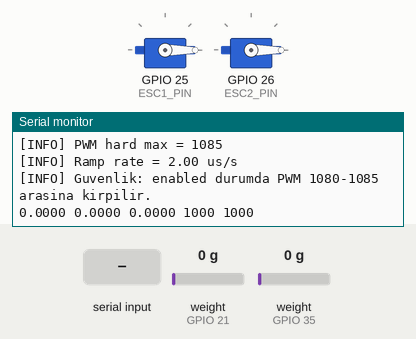
This sketch was run on a simulated ESP32. Parts: 2 × servo, the last lines printed to the serial monitor. The test bench sets the inputs (shaded band); at power-on: weight on the scale (sensors on GPIO 21, GPIO 35) 0 g.

Above: at 16.5 s.
16.6 s: "den 1085\n" received over Serial
At 17.6 s:
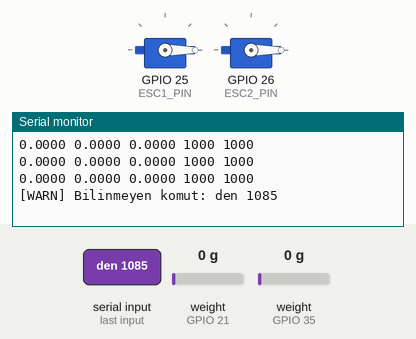
18.6 s: "p\n" received over Serial
At 19.3 s:
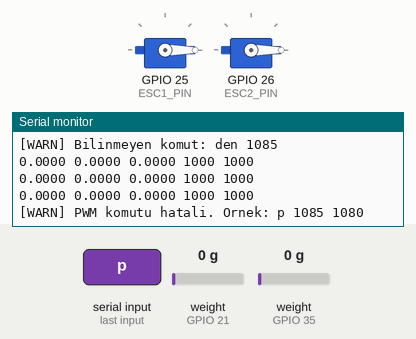
20.4 s: "90 45\n" received over Serial
At 21.2 s:
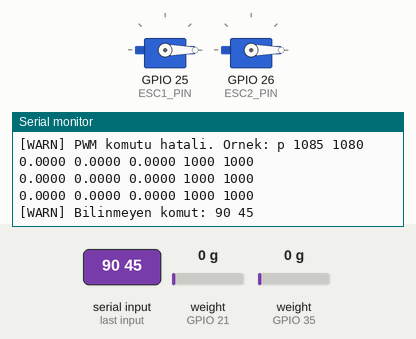

The sketch:

sketch_jun19a.ino
```cpp
#include <Arduino.h>
#include <ESP32Servo.h>
#include "HX711.h"
#include <math.h>

// =====================================================
//                      LOAD CELLS
// =====================================================
HX711 scale1;
HX711 scale2;

#define DT1  21
#define SCK1 19

// GPIO35 input-only oldugu icin sadece DT/DOUT olabilir.
// SCK output olmak zorunda, bu yuzden GPIO32 kullanildi.
#define DT2  35
#define SCK2 32

float counts_per_gram_1 = 413.200867f;
float counts_per_gram_2 = 416.686218f;

float r = 0.03f;   // moment kolu, metre

const int AVG_SAMPLES = 3;

// =====================================================
//                         ESC
// =====================================================
Servo esc1;
Servo esc2;

const int ESC1_PIN   = 25;
const int ESC2_PIN   = 26;
const int ESC_MIN_US = 1000;
const int ESC_MAX_US = 2000;

// Bizim guvenli bias / neutral PWM degerimiz
const int MOTOR_BIAS_US = 1080;

// Ilk test icin sert ust limit.
// Motorlar 1085 ustune cikamaz.
const int PWM_HARD_MAX_US = 1085;

// Enable sonrasi ilk kalkis PWM'i
const int MOTOR_START_US = 1080;

// Ramp hizi
// 2 us/s: 1080'den 1085'e yaklasik 2.5 saniye
float US_RAMP_RATE = 2.0f;   // us/s

const uint32_t HOLD_OFF_MS = 3000;

// ROS/PC komutu kesilirse guvenlik stop.
// Sadece remote p komutlari basladiktan sonra aktif olur.
const uint32_t REMOTE_TIMEOUT_MS = 8000;

volatile bool stop_latched = true;
bool remote_control_active = false;

// ESC'ye gonderilecek integer PWM degerleri
int us_cmd1 = ESC_MIN_US;
int us_cmd2 = ESC_MIN_US;

// Ramp icin float PWM degerleri
float us_cmd1_f = ESC_MIN_US;
float us_cmd2_f = ESC_MIN_US;

// ROS/PC tarafindan istenen hedef PWM
int target_us1 = MOTOR_BIAS_US;
int target_us2 = MOTOR_BIAS_US;

uint32_t t0_ms = 0;
uint32_t last_us_t = 0;
uint32_t last_remote_cmd_ms = 0;

// =====================================================
//                    YARDIMCI FONKS.
// =====================================================
void send_min() {
  esc1.writeMicroseconds(ESC_MIN_US);
  esc2.writeMicroseconds(ESC_MIN_US);
}

void reset_pwm_commands() {
  us_cmd1 = ESC_MIN_US;
  us_cmd2 = ESC_MIN_US;

  us_cmd1_f = ESC_MIN_US;
  us_cmd2_f = ESC_MIN_US;
}

int clamp_enabled_pwm(int us) {
  // Guvenlik: enabled durumda motorlar 1080 altina dusmesin,
  // 1085 ustune cikmasin.
  if (us < MOTOR_BIAS_US) return MOTOR_BIAS_US;
  if (us > PWM_HARD_MAX_US) return PWM_HARD_MAX_US;
  return us;
}

void set_targets(int p1, int p2) {
  target_us1 = clamp_enabled_pwm(p1);
  target_us2 = clamp_enabled_pwm(p2);
}

void enable_system(bool remote_mode = false) {
  stop_latched = false;
  remote_control_active = remote_mode;

  reset_pwm_commands();

  t0_ms = millis();
  last_us_t = micros();

  send_min();

  Serial.println("[CMD] ENABLE");
  Serial.println("[CMD] 3 saniye sonra motorlar bias PWM seviyesine cikacak.");
}

void stop_system(const char* reason = "STOP") {
  stop_latched = true;
  remote_control_active = false;

  target_us1 = MOTOR_BIAS_US;
  target_us2 = MOTOR_BIAS_US;

  reset_pwm_commands();
  send_min();

  Serial.print("[CMD] ");
  Serial.println(reason);
}

void esc_arm() {
  Serial.println("[ESC] Arm bekleniyor (5s)...");
  send_min();
  delay(5000);
  Serial.println("[ESC] Arm tamam.");
}

void tareBoth(int samples = 40) {
  Serial.println("[LOADCELL] Platform BOS olsun. Tare yapiliyor...");
  delay(2000);
  scale1.tare(samples);
  scale2.tare(samples);
  Serial.println("[LOADCELL] Tare tamam.");
}

// =====================================================
//                    SERIAL KOMUTLAR
// =====================================================
// Desteklenen komutlar:
// e
// s
// t
// p 1085 1080
//
// p komutu ROS/Ubuntu tarafindan surekli gonderilecek.
// Ornek:
// p 1080 1080
// p 1085 1080
// p 1080 1085
// =====================================================
void handle_serial_now() {
  while (Serial.available()) {
    String line = Serial.readStringUntil('\n');
    line.trim();

    if (line.length() == 0) {
      continue;
    }

    char c = line.charAt(0);

    if (c == 's' || c == 'S') {
      stop_system("STOP");
      continue;
    }

    if (c == 'e' || c == 'E') {
      target_us1 = MOTOR_BIAS_US;
      target_us2 = MOTOR_BIAS_US;
      enable_system(false);
      continue;
    }

    if (c == 't' || c == 'T') {
      tareBoth();
      continue;
    }

    if (c == 'p' || c == 'P') {
      int firstSpace = line.indexOf(' ');
      int secondSpace = line.indexOf(' ', firstSpace + 1);

      if (firstSpace < 0 || secondSpace < 0) {
        Serial.println("[WARN] PWM komutu hatali. Ornek: p 1085 1080");
        continue;
      }

      int p1 = line.substring(firstSpace + 1, secondSpace).toInt();
      int p2 = line.substring(secondSpace + 1).toInt();

      set_targets(p1, p2);

      last_remote_cmd_ms = millis();

      // Eger sistem stop durumundaysa, p komutu otomatik enable etsin.
      // Boylece Ubuntu'da --target 45 yazinca motorlar kendisi baslar.
      if (stop_latched) {
        enable_system(true);
      } else {
        remote_control_active = true;
      }

      Serial.print("[CMD] PWM_TARGET ");
      Serial.print(target_us1);
      Serial.print(" ");
      Serial.println(target_us2);

      continue;
    }

    Serial.print("[WARN] Bilinmeyen komut: ");
    Serial.println(line);
  }
}

// =====================================================
//                         SETUP
// =====================================================
void setup() {
  Serial.begin(115200);
  Serial.setTimeout(5);
  delay(300);

  scale1.begin(DT1, SCK1);
  scale2.begin(DT2, SCK2);

  ESP32PWM::allocateTimer(0);
  ESP32PWM::allocateTimer(1);

  esc1.setPeriodHertz(50);
  esc2.setPeriodHertz(50);

  esc1.attach(ESC1_PIN, ESC_MIN_US, ESC_MAX_US);
  esc2.attach(ESC2_PIN, ESC_MIN_US, ESC_MAX_US);

  reset_pwm_commands();

  esc_arm();

  t0_ms = millis();
  last_us_t = micros();

  tareBoth();

  Serial.println("[INFO] Hazir.");
  Serial.println("[INFO] Komutlar:");
  Serial.println("  e              : enable, bias PWM");
  Serial.println("  s              : stop");
  Serial.println("  t              : tare");
  Serial.println("  p PWM1 PWM2    : remote PWM command, ornek: p 1085 1080");

  Serial.print("[INFO] Motor bias PWM = ");
  Serial.println(MOTOR_BIAS_US);

  Serial.print("[INFO] PWM hard max = ");
  Serial.println(PWM_HARD_MAX_US);

  Serial.print("[INFO] Ramp rate = ");
  Serial.print(US_RAMP_RATE);
  Serial.println(" us/s");

  Serial.println("[INFO] Guvenlik: enabled durumda PWM 1080-1085 arasina kirpilir.");
}

// =====================================================
//                         LOOP
// =====================================================
void loop() {
  handle_serial_now();

  // Remote kontrol aktifken komut kesilirse stop
  if (
    remote_control_active &&
    !stop_latched &&
    (millis() - t0_ms > HOLD_OFF_MS) &&
    (millis() - last_remote_cmd_ms > REMOTE_TIMEOUT_MS)
  ) {
    stop_system("REMOTE TIMEOUT STOP");
  }

  // ================= LOAD CELL OKUMA =================
  long raw1 = scale1.read_average(AVG_SAMPLES);
  long raw2 = scale2.read_average(AVG_SAMPLES);

  float gram1 = (raw1 - scale1.get_offset()) / counts_per_gram_1;
  float gram2 = (raw2 - scale2.get_offset()) / counts_per_gram_2;

  float f1 = gram1 * 0.00981f;
  float f2 = gram2 * 0.00981f;

  float tork1 = f1 * r;
  float tork2 = f2 * r;

  // Simdilik onceki loglarla ayni kalsin.
  // Yani neutral offsetimizi bozmayalim.
  float tork_net = tork1 - tork2;

  // Eger load cell yonlerini tekrar kalibre edersek bunu degistirebiliriz:
  // float tork_net = tork1 - tork2;

  // ================= ESC KONTROL =================
  if (stop_latched) {
    send_min();
    reset_pwm_commands();
  }
  else {
    // Enable sonrasi 3 saniye 1000 us gonder
    if (millis() - t0_ms < HOLD_OFF_MS) {
      send_min();
      reset_pwm_commands();
    }
    else {
      uint32_t now = micros();
      float dt = (now - last_us_t) * 1e-6f;
      last_us_t = now;

      if (dt <= 0.0f) {
        dt = 1e-3f;
      }

      // HX711 okuma yavas oldugu icin dt 0.1'den buyuk olabilir.
      // Bunu 0.001'e dusurmek rampi bozuyordu.
      if (dt > 0.5f) {
        dt = 0.5f;
      }

      // -------------------------------------------------
      // ILK KALKIS
      // -------------------------------------------------
      // 3 saniyelik beklemeden sonra iki motor da direkt
      // 1080 us seviyesine alinir.
      // Boylece motorlar olu bolgede takilmaz.
      // -------------------------------------------------
      if (us_cmd1_f < MOTOR_START_US) {
        us_cmd1_f = MOTOR_START_US;
      }

      if (us_cmd2_f < MOTOR_START_US) {
        us_cmd2_f = MOTOR_START_US;
      }

      // -------------------------------------------------
      // YUMUSAK RAMP
      // -------------------------------------------------
      float max_step = US_RAMP_RATE * dt;

      if (us_cmd1_f < target_us1) {
        us_cmd1_f = min(us_cmd1_f + max_step, (float)target_us1);
      }
      else if (us_cmd1_f > target_us1) {
        us_cmd1_f = max(us_cmd1_f - max_step, (float)target_us1);
      }

      if (us_cmd2_f < target_us2) {
        us_cmd2_f = min(us_cmd2_f + max_step, (float)target_us2);
      }
      else if (us_cmd2_f > target_us2) {
        us_cmd2_f = max(us_cmd2_f - max_step, (float)target_us2);
      }

      us_cmd1 = round(us_cmd1_f);
      us_cmd2 = round(us_cmd2_f);

      // Son sert guvenlik kirpmasi
      us_cmd1 = clamp_enabled_pwm(us_cmd1);
      us_cmd2 = clamp_enabled_pwm(us_cmd2);

      esc1.writeMicroseconds(us_cmd1);
      esc2.writeMicroseconds(us_cmd2);
    }
  }

  // ================= SERIAL PLOTTER / ROS VERI =================
  static uint32_t tlog = 0;
  if (millis() - tlog >= 10) {
    tlog += 10;

    // Format SABIT KALACAK:
    // F1_N F2_N Tnet_Nm PWM1 PWM2
    Serial.print(f1, 4);
    Serial.print(" ");
    Serial.print(f2, 4);
    Serial.print(" ");
    Serial.print(tork_net, 4);
    Serial.print(" ");
    Serial.print(us_cmd1);
    Serial.print(" ");
    Serial.println(us_cmd2);
  }

  delay(1);
}
```

Measured:
- after the input at 16.6 s, the serial monitor: prints a new line after 0.53 s (image 1)
- after the input at 18.6 s, the serial monitor: prints a new line after 0.34 s (image 2)
- after the input at 20.4 s, the serial monitor: prints a new line after 0.34 s (image 3)
